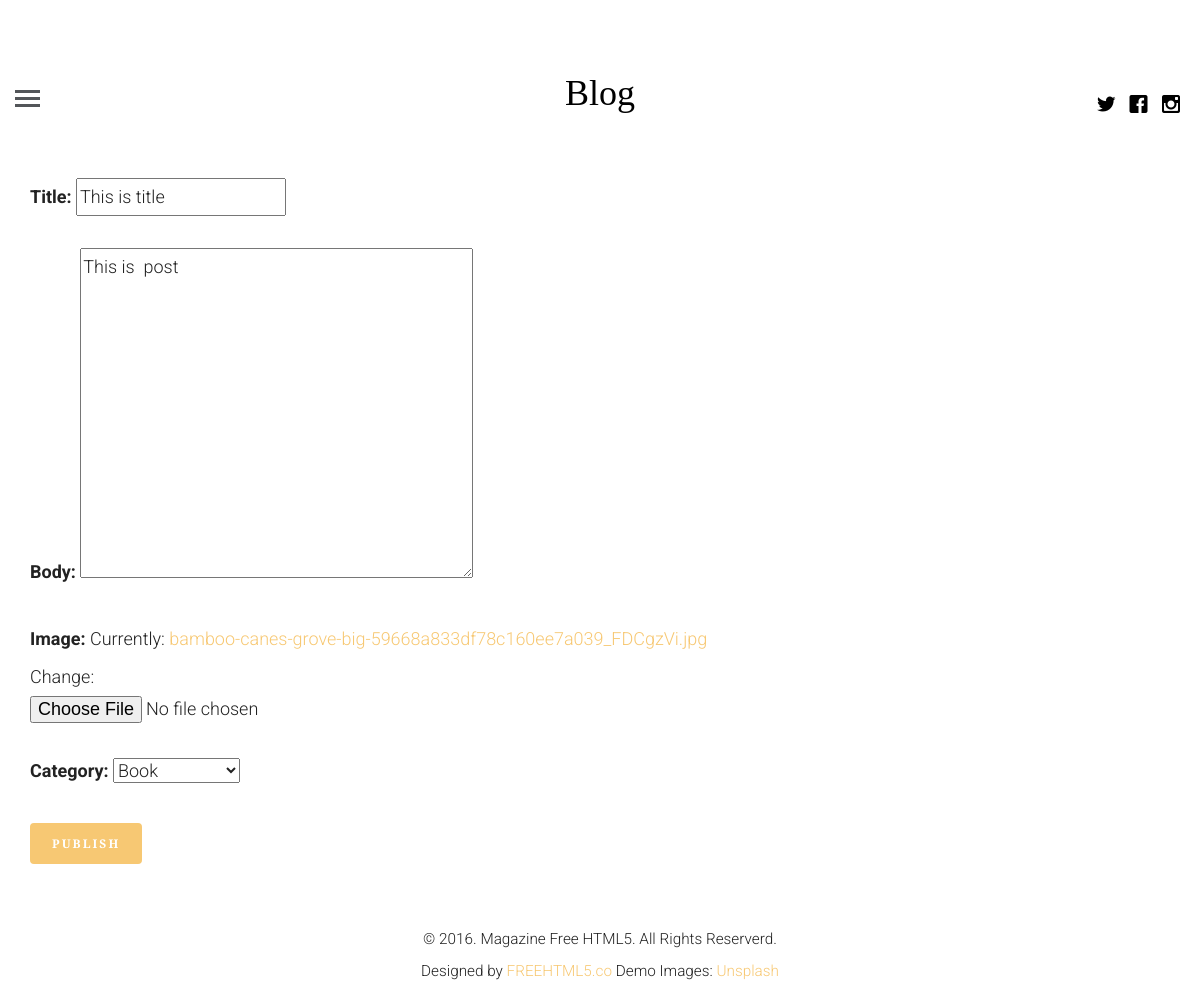
The app's page /update/22 (signed in) with its own data.
### blogapp/models.py (models this page shows, shortened)
class article(models.Model):
    article_author = models.ForeignKey(author, on_delete=models.CASCADE)
    title = models.CharField(max_length=200)
    body = models.TextField()
    image = models.FileField()
    posted_on = models.DateTimeField(auto_now=False, auto_now_add=True)
    updated_on = models.DateTimeField(auto_now=True, auto_now_add=False)
    category = models.ForeignKey(category, on_delete=models.CASCADE)

### blogapp/views.py (the view)
# urls.py: path('update/<int:pid>', views.getUpdate, name="update"),
def getUpdate(request, pid):
    if request.user.is_authenticated:
        u = get_object_or_404(author, name=request.user.id)
        post = get_object_or_404(article, id=pid)
        form = createForm(request.POST or None, request.FILES or None, instance=post)
        if form.is_valid():
            instance = form.save(commit=False)
            instance.article_author = u
            instance.save()
            messages.success(request, 'Article is updated successfully')
            return redirect('blog:profile')
        return render(request, 'create.html', {"form": form})
    else:
        return redirect('blog:login')

### blogapp/forms.py
class createForm(forms.ModelForm):
    class Meta:
        model = article
        fields = [
            'title',
            'body',
            'image',
            'category'
        ]

### blogapp/models.py (called while the page is built)
    def __str__(self):
        return self.name

### templates/create.html (shortened to what this page needs)
{% extends 'base.html' %}
{% block content %}
    <div class="container">
        <form action="" method="POST" enctype="multipart/form-data">
        {{ form.as_p }}
        <button class="btn btn-primary">Publish</button>
        </form>
    </div>
{% endblock %}

### blogapp/static/css/style.css (style rules this page uses)
html { background: #fff; }
body { font-family: "Roboto", arial, sans-serif; font-size: 18px; font-weight: 300; line-height: 1.8; color: #222; background: #fff; }
a { color: #f7c873; -webkit-transition: 0.5s; -o-transition: 0.5s; transition: 0.5s; }
p { margin-bottom: 30px; }
.btn { margin-right: 4px; margin-bottom: 4px; font-family: "Playfair Display", times, serif; font-size: 12px; letter-spacing: 2px; text-transform: uppercase; font-weight: 700; -webkit-border-radius: 4px; -moz-border-radius: 4px; -ms-border-radius: 4px; border-radius: 4px; -webkit-transition: 0.5s; -o-transition: 0.5s; transition: 0.5s; }
.btn-primary { background: #f7c873; color: #fff; border: 2px solid #f7c873; }

### records on screen
article: title "This is title", body "This is post", category "Book"
